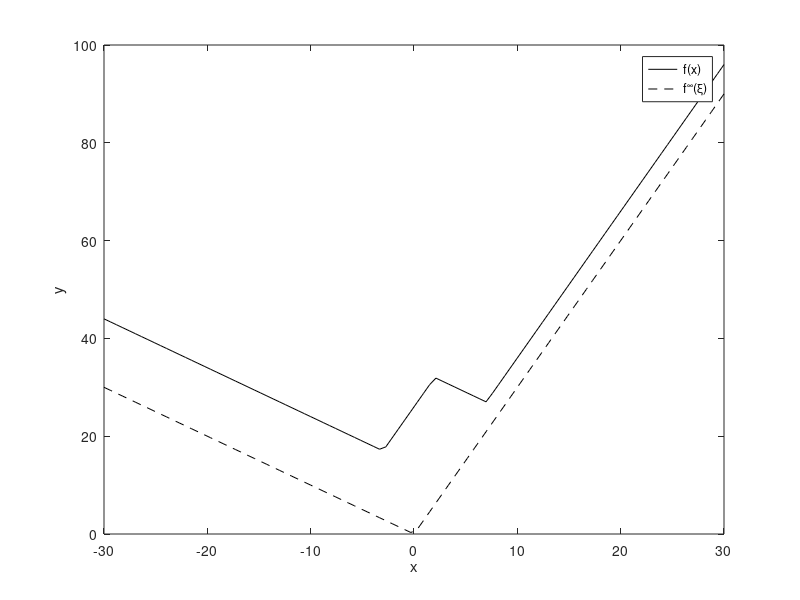

MATLAB code for this plot:
x = linspace(-30, 30, 100); 
y = x + abs(2*abs(x-2) - 10) + 20;
hy = x + 2*abs(x);

figure
hold on
box on
plot(x, y, 'k')
plot(x, hy, 'k--')
xlabel('x')
ylabel('y')
legend('f(x)','f^{\infty}(\xi)')
hold off

% x = linspace(-30, 30, 100); 
% y = 3*x + abs(2*abs(x-2) - 10) + 20;
% hy = 3*x + 2*abs(x);
% 
% figure
% hold on
% box on
% plot(x, y, 'k')
% plot(x, hy, 'k--')
% xlabel('x')
% ylabel('y')
% legend('f(x)','f^{\infty}(\xi)')
% hold off
